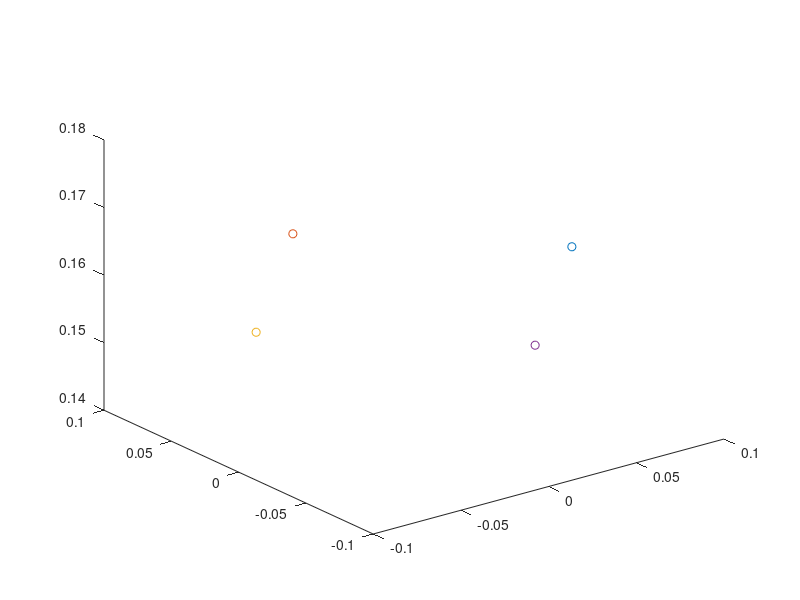

This chart was generated by the following MATLAB code: (Note: this script raises an error after producing the figure.)
P5a=[0.0900 0 0.1600];
P5b=[0.0000 0.0900 0.1600];
P5c=[-0.0900 0 0.1600];
P5d=[-0.0000 -0.0900 0.1600];

k5a= [0 1 0];
k5b= [-1.0000 0 0];
k5c= [-0.0000 -1.0000 0];
k5d= [1 -0.0000 0];

% colors
%plot 3d joints
str = '#F5F5F5';
color = sscanf(str(2:end),'%2x%2x%2x',[1 3])/255;
% facecolor='none';
facecolor=color;
edgecolor='none';
%     edgecolor='k';
%   jointfc='none';
   jointfc=color;
   jointfc1=[0.8,0.8,0.8];
   jointec='k';
linkfc='r';
 linkfc2='r';
linkec='k';
%% plotting
plot3(P5a(1),P5a(2),P5a(3),'-o');
hold on
plot3(P5b(1),P5b(2),P5b(3),'-o');
hold on
plot3(P5c(1),P5c(2),P5c(3),'-o');
hold on
plot3(P5d(1),P5d(2),P5d(3),'-o');
hold on
rev_joint_axis(0.3,k5a,20,0.02,eye(3),P5a,jointfc,jointec,facecolor);
hold on
rev_joint_axis(0.3,k5b,20,0.02,eye(3),P5b,jointfc,jointec,facecolor);
hold on
rev_joint_axis(0.3,k5c,20,0.02,eye(3),P5c,jointfc,jointec,facecolor);
hold on
rev_joint_axis(0.3,k5d,20,0.02,eye(3),P5d,jointfc,jointec,facecolor);
hold on
text(P5a(1)-0.01,P5a(2)-0.01,P5a(3),'A','fontsize',14,'Interpreter', 'latex');
hold on
text(P5b(1)-0.01,P5b(2)-0.01,P5b(3),'B','fontsize',14,'Interpreter', 'latex');
hold on
text(P5c(1)-0.01,P5c(2)-0.01,P5c(3),'C','fontsize',14,'Interpreter', 'latex');
hold on
text(P5d(1)-0.01,P5d(2)-0.01,P5d(3),'D','fontsize',14,'Interpreter', 'latex');
hold on

%% plot the platform
% plot a line passing through axis and the point from joint intersecting
% the other line coming from other joint axis passing through the point

P1=P5a+0.5*k5a;
 plot3([P5a(1), P1(1)], [P5a(2), P1(2)], [P5a(3), P1(3)])
 hold on
 P1b=P5a-0.5*k5a;
 plot3([P5a(1), P1b(1)], [P5a(2), P1b(2)], [P5a(3), P1b(3)])
 hold on
 P2=P5b+0.5*k5b;
 plot3([P5b(1), P2(1)], [P5b(2), P2(2)], [P5b(3), P2(3)])
  hold on
 P3=P5c+0.5*k5c;
 plot3([P5c(1), P3(1)], [P5c(2), P3(2)], [P5c(3), P3(3)])
  hold on
 P4=P5d+0.5*k5d;
 plot3([P5d(1), P4(1)], [P5d(2), P4(2)], [P5d(3), P4(3)])